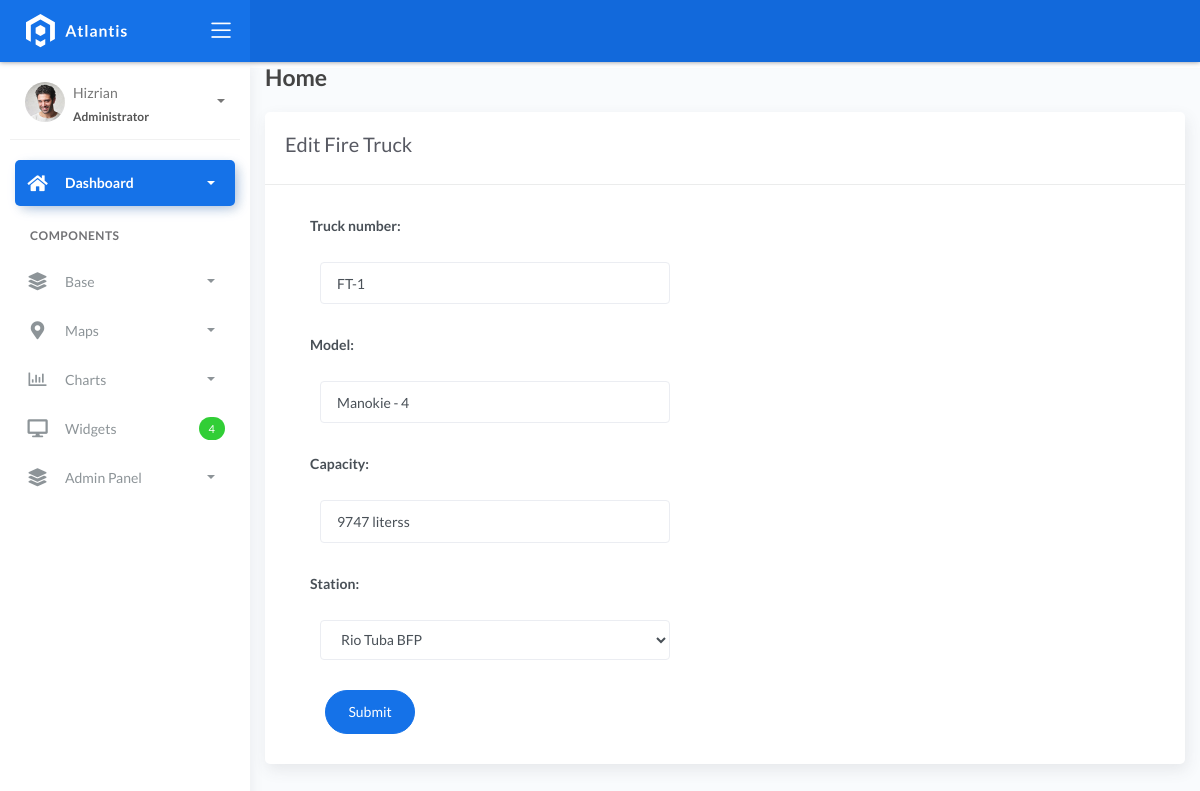
The page /firetruck_list/1 on the database as committed earlier.
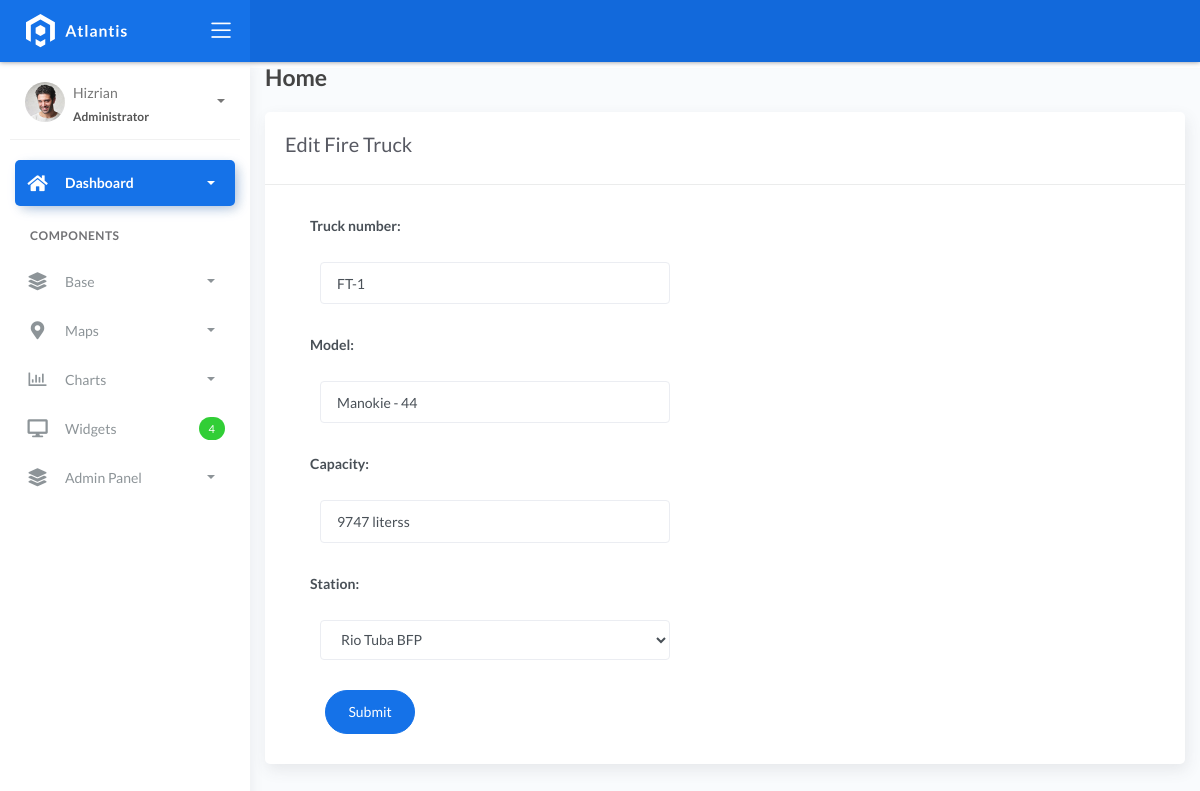
The same page on the database as committed later.
### fire/models.py (models this page shows, shortened)
class BaseModel(models.Model):
    created_at = models.DateTimeField(auto_now_add=True, db_index=True)
    updated_at = models.DateTimeField(auto_now=True)
    class Meta:
        abstract = True

class FireTruck(BaseModel):
    truck_number = models.CharField(max_length=150)
    model = models.CharField(max_length=150)
    capacity = models.CharField(max_length=150)  # water
    station = models.ForeignKey(FireStation, on_delete=models.CASCADE)

### fire/views.py (the view, shortened to what this page needs)
# urls.py: path('firetruck_list/<pk>', FireTruckUpdate.as_view(), name='firetruck-update'),
class FireTruckUpdate(UpdateView):
    model = FireTruck
    form_class = FireTruckForm
    template_name = 'firetruck_edit.html'
    success_url = reverse_lazy('firetruck-list')

### fire/forms.py
class FireTruckForm(ModelForm):
    class Meta:
        model = FireTruck
        fields = "__all__"

### fire/models.py (called while the page is built)
    def __str__(self):
        return f"{self.name}"

### templates/firetruck_edit.html (shortened to what this page needs)
{% extends 'base.html' %}
{% load static %}
{% block content %}
<div class="content">
   <div class="container-fluid">
     <h4 class="page-title">Home</h4>
     <div class="row">
       <div class="col-md-12">
         <div class="card">
           <div class="card-header">
             <div class="card-title">Edit Fire Truck</div>
           </div>
           <div class="col-md-6">
             <div class="card-body">
               <form action="" method="post" novalidate>
                 {% include 'includes/form.html' %}
                 <div class="form-group">
                   <div class="col-md-12 col-sm-3">
                     <button type="submit" class="btn btn-primary btn-rounded">Submit</button>
                   </div>
                 </div>
               </form>
             </div>
           </div>
         </div>
       </div>
     </div>
   </div>
</div>
{% endblock %}

### templates/includes/form.html (shortened to what this page needs)
{% load widget_tweaks %}
{% for field in form %}
  <div class="field item form-group">
    <label>{{ field.label_tag }}</label>
    <div class="form-group">
      {% if field.errors %}
        {% render_field field class="form-control is-invalid" %}
      {% else %}
        {% render_field field class="form-control" %}
      {% endif %}
    </div>
  </div>
{% endfor %}

Rows that differ between the two databases and show on the page:
changed FireTruck "FT-1": model "Manokie - 4" → "Manokie - 44"
